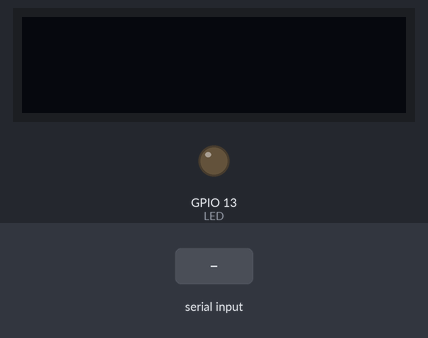
Bench run of a sketch on a simulated ESP32. Parts: 128×32 one-colour display, output pins drawn as LEDs (lit = HIGH). The test bench sets the inputs (shaded band). Nothing arrives over Bluetooth unless stated; what the sketch prints to the serial monitor is not drawn.

Above: at 1.2 s.
1.3 s: " - \n" received over the second serial link
At 1.7 s:
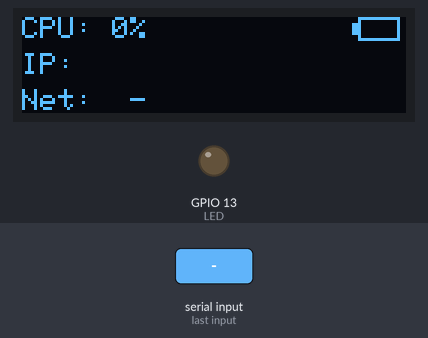
2.8 s: "90,45\n" received over the second serial link
At 4.0 s:
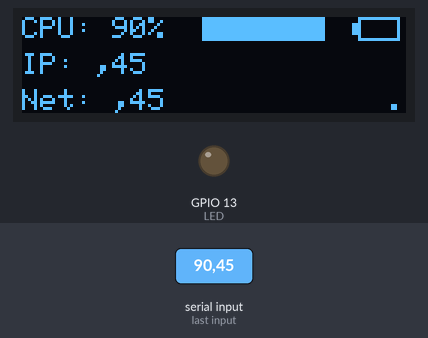
4.3 s: "90,45\n" received over Serial
At 5.1 s:
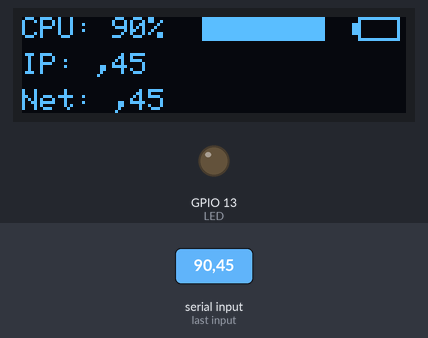
5.8 s: "5\n" received over the second serial link
At 6.3 s:
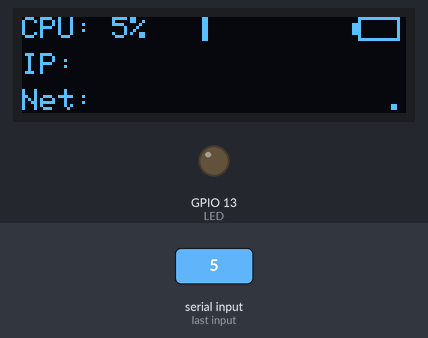
7.3 s: "1,90,45\n" received over the second serial link
At 8.5 s:
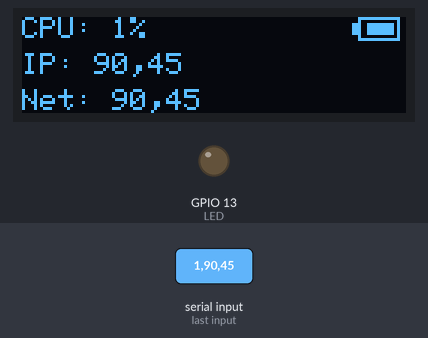
8.8 s: "1,90,45\n" received over Serial
At 9.8 s:
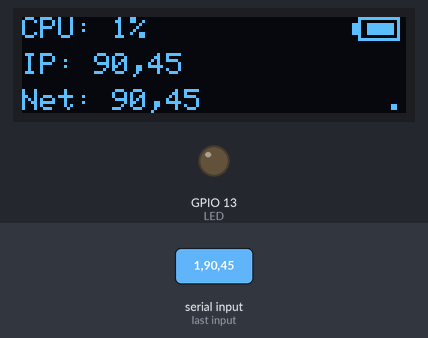
Timing chart, 0 to 11.3 s (numbered marks = the images above; inputs shaded):
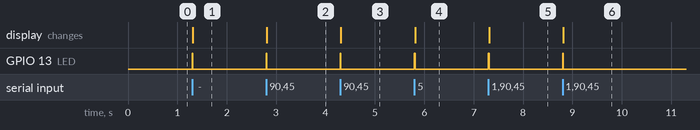

The sketch:

cpu.ino
```cpp
#include <Wire.h>
#include <Adafruit_GFX.h>
#include <Adafruit_SSD1306.h>
#include "BluetoothSerial.h"

// Initialize Bluetooth Serial for communication
BluetoothSerial SerialBT;

// Define display dimensions
#define SCREEN_WIDTH 128   // OLED display width, in pixels
#define SCREEN_HEIGHT 32   // OLED display height, in pixels

const int LED = 13; // Pin for the onboard LED
Adafruit_SSD1306 display(SCREEN_WIDTH, SCREEN_HEIGHT, &Wire, -1);

// Variable to track toggle state for visual indicator
static bool toggleState = false;

void setup() {
  // Set the LED pin as an output
  pinMode(LED, OUTPUT);

  // Start serial communication for debugging purposes
  Serial.begin(115200);

  // Initialize the OLED display with I2C address 0x3C
  if (!display.begin(SSD1306_SWITCHCAPVCC, 0x3C)) {
    Serial.println("SSD1306 allocation failed");
    for (;;); // Enter infinite loop if display initialization fails
  }

  // Set display orientation
  display.setRotation(0);

  // Clear the display buffer
  display.clearDisplay();

  // Set text size and color for display
  display.setTextSize(1);
  display.setTextColor(SSD1306_WHITE);

  // Initialize Bluetooth Serial with name "ESP32_BT2"
  SerialBT.begin("ESP32_BT2");
  Serial.println("The device started, now you can pair it with Bluetooth!");
}

void loop() {
  handleBluetoothData(); // Handle incoming Bluetooth data
  handleSerialData();    // Handle incoming Serial data
}

void handleBluetoothData() {
  // Check if data is available on Bluetooth
  if (SerialBT.available()) {
    String data = SerialBT.readStringUntil('\n'); // Read data until newline
    displayData(data);                            // Display the received data
    Serial.println(data);                         // Print data to Serial monitor
  }
}

void handleSerialData() {
  // Check if data is available on Serial
  if (Serial.available()) {
    String data = Serial.readStringUntil('\n'); // Read data until newline
    displayData(data);                          // Display the received data
  }
}

void displayData(String data) {
  digitalWrite(LED, HIGH); // Turn on LED to indicate data processing

  // Parse the data using " - " as the separator
  int firstSeparator = data.indexOf(" - ");
  int secondSeparator = data.indexOf(" - ", firstSeparator + 1);
  int thirdSeparator = data.indexOf(" - ", secondSeparator + 1);

  // Extract and convert CPU usage
  String cpuUsageStr = data.substring(0, firstSeparator);
  int cpuUsage = cpuUsageStr.toInt();

  // Extract IP address
  String ipAddress = data.substring(firstSeparator + 3, secondSeparator);

  // Extract network usage
  String networkUsage = data.substring(secondSeparator + 3, thirdSeparator);

  // Extract and convert battery level
  String batteryLevelStr = data.substring(thirdSeparator + 3);
  int batteryLevel = batteryLevelStr.toInt();

  // Clear the display buffer
  display.clearDisplay();

  // Display CPU usage and draw a visual bar
  display.setCursor(0, 0);
  display.print("CPU: ");
  display.print(cpuUsage);
  display.print("% ");

  int textWidth = 60; // Space allocated for CPU usage text
  int barStartX = textWidth;
  int barWidth = map(cpuUsage, 0, 100, 0, SCREEN_WIDTH - textWidth - 22);
  display.fillRect(barStartX, 0, barWidth, 8, SSD1306_WHITE);

  // Draw battery symbol with visual indication of battery level
  int batteryBarWidth = map(batteryLevel, 0, 100, 0, 10);
  display.fillRect(SCREEN_WIDTH - 19 + 1, 2, 2, 4, SSD1306_WHITE);
  display.drawRect(SCREEN_WIDTH - 16, 0, 14, 8, SSD1306_WHITE);
  display.fillRect(SCREEN_WIDTH - batteryBarWidth - 4, 2, batteryBarWidth, 4, SSD1306_WHITE);

  // Display IP address
  display.setCursor(0, 12);
  display.print("IP: ");
  display.println(ipAddress);

  // Display network usage
  display.setCursor(0, 24);
  display.print("Net: ");
  display.println(networkUsage);

  // Toggle a visual indicator between a dot and a space
  display.setCursor(SCREEN_WIDTH - 7, 24);
  if (toggleState) {
    display.print("."); // Print a dot
  } else {
    display.print(" "); // Print a space
  }
  toggleState = !toggleState; // Toggle state for next cycle

  display.display(); // Send display buffer to the screen
  digitalWrite(LED, LOW); // Turn off LED after processing
}
```

Measured:
- after the input at 1.3 s, GPIO 13 (LED): LOW → HIGH at once, → LOW 0.01 s later; the display: first differs from a run without the input at once (image 1)
- after the input at 2.8 s, GPIO 13 (LED): LOW → HIGH at once, → LOW 0.01 s later; the display: first differs from a run without the input at once (image 2)
- after the input at 4.3 s, GPIO 13 (LED): LOW → HIGH at once, → LOW 0.01 s later; the display: first differs from a run without the input at once (image 3)
- after the input at 5.8 s, GPIO 13 (LED): LOW → HIGH at once, → LOW 0.01 s later; the display: first differs from a run without the input at once (image 4)
- after the input at 7.3 s, GPIO 13 (LED): LOW → HIGH at once, → LOW 0.01 s later; the display: first differs from a run without the input at once (image 5)
- after the input at 8.8 s, GPIO 13 (LED): LOW → HIGH at once, → LOW 0.01 s later; the display: first differs from a run without the input at once (image 6)
